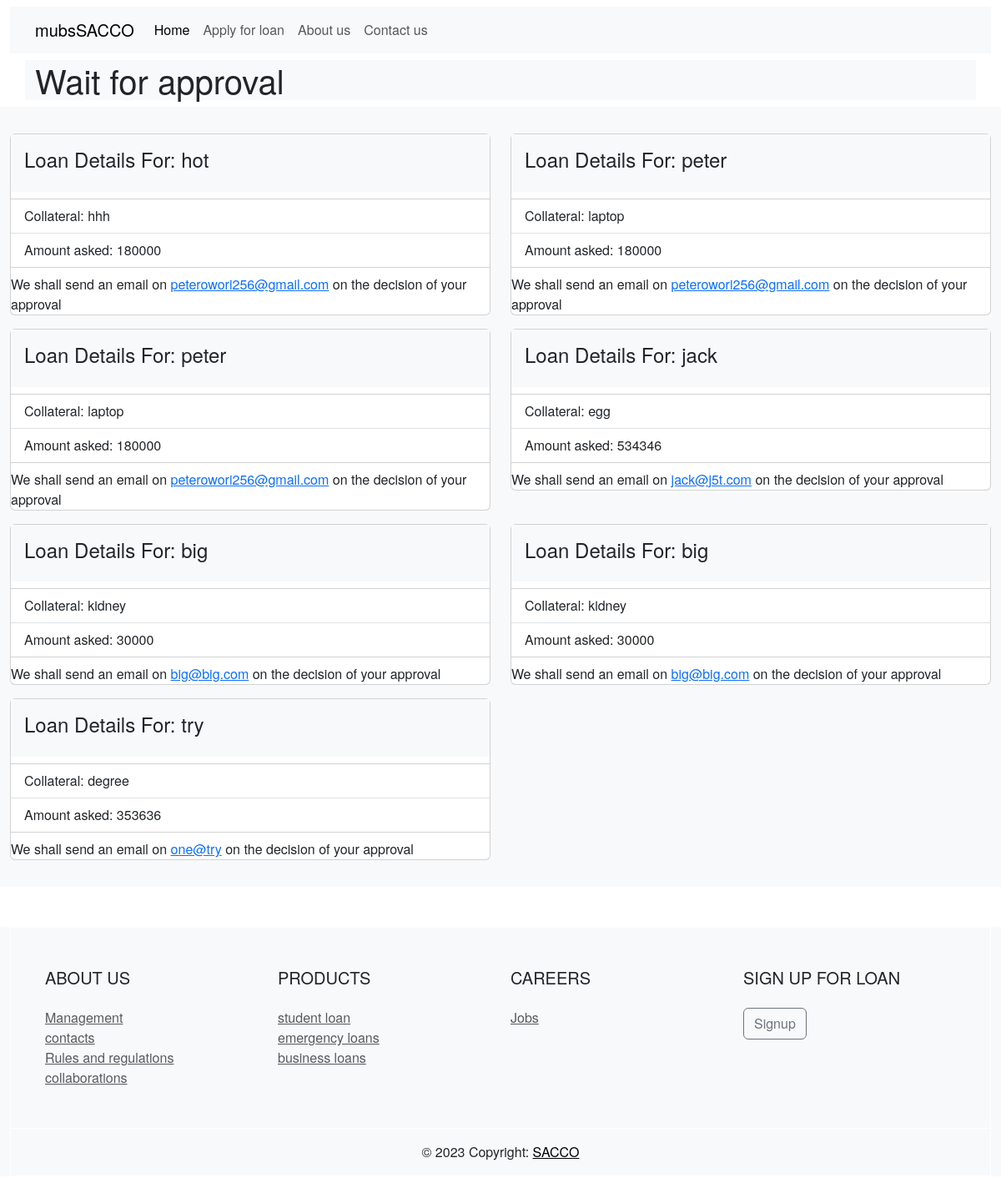
Screenshot of /mubs/approval with the database file from the repository.
### app32/models.py (models this page shows)
class applicant(models.Model):
    name = models.CharField(max_length=255)
    email = models.CharField(max_length=255)
    student_Id = models.CharField(max_length=255)
    security =models.CharField(max_length=255)
    amount =models.IntegerField()

### app32/views.py (the view)
# urls.py: path('approval', views.approval, name='approval'),
def approval(request):
    url = reverse('app32:approval')
    approve = applicant.objects.all().order_by('-id')
    context = {'url': url, 'approve': approve}
    return render(request, 'approval.html',context)

### app32/templates/approval.html
{% extends 'base.html' %}{% load static %} {% block content %}
<div class="container my-2 bg-light">
  <h1>Wait for approval</h1>
</div>
<div class="container-fluid bg-light py-4">
  <div class="col">
    <div class="row">
      {% for item in approve %}
      <div class="col-md-6">
        <div class="card my-2">
          <div class="card-body bg-light">
            <h4 class="card-title">Loan Details For: {{item.name}}</h4>
          </div>
          <ul class="list-group list-group-flush my-2">
            <li class="list-group-item">Collateral: {{item.security}}</li>
            <li class="list-group-item">Amount asked: {{item.amount}}</li>
          </ul>
          <p class="card-text">
            We shall send an email on <a href="#">{{item.email}}</a> on the
            decision of your approval
          </p>
        </div>
      </div>
      {% endfor %}
    </div>
  </div>
</div>
{% endblock content %}

### app32/templates/base.html (shortened to what this page needs)
{% load bootstrap5 %} {% bootstrap_css %}
<html lang="en">
  <head>
  </head>
  <body>
    <div class="container-fluid my-2">
      <nav class="navbar navbar-expand-sm navbar-light bg-light">
        <div class="container">
          <a class="navbar-brand" href="{% url 'app32:home' %}">mubsSACCO</a>
          <div class="collapse navbar-collapse" id="collapsibleNavId">
            <ul class="navbar-nav me-auto mt-2 mt-lg-0">
              <li class="nav-item">
                <a
                  class="nav-link active"
                  href="{% url 'app32:home' %}"
                  aria-current="page"
                  >Home <span class="visually-hidden">(current)</span></a
                >
              </li>
              <li class="nav-item">
                <a class="nav-link" href="{% url 'app32:apply' %}"
                  >Apply for loan</a
                >
              </li>
              <li class="nav-item">
                <a class="nav-link" href="{% url 'app32:about' %}">About us</a>
              </li>
              <li class="nav-item">
                <a class="nav-link" href="{% url 'app32:contact' %}"
                  >Contact us</a
                >
              </li>
            </ul>
          </div>
        </div>
      </nav>
    </div>
    {% block content %} {% endblock content %}
    <div class="container-fluid my-2 bg-light">
      <footer
        class="text-center text-lg-start border border-white mt-xl-5 pt-4">
        <div class="container p-4">
          <div class="row">
            <div class="col-lg-3 col-md-6 mb-4 mb-lg-0">
              <h5 class="text-uppercase mb-4">About us</h5>
              <ul class="list-unstyled mb-4">
                <li>
                  <a href="{% url 'app32:about' %}" class="text-muted"
                    >Management</a
                  >
                </li>
                <li>
                  <a href="{% url 'app32:about' %}" class="text-muted"
                    >contacts</a
                  >
                </li>
                <li>
                  <a href="{% url 'app32:about' %}" class="text-muted"
                    >Rules and regulations</a
                  >
                </li>
                <li>
                  <a href="{% url 'app32:about' %}" class="text-muted"
                    >collaborations</a
                  >
                </li>
              </ul>
            </div>
            <div class="col-lg-3 col-md-6 mb-4 mb-lg-0">
              <h5 class="text-uppercase mb-4">Products</h5>
              <ul class="list-unstyled">
                <li>
                  <a href="{% url 'app32:apply' %}" class="text-muted"
                    >student loan</a
                  >
                </li>
                <li>
                  <a href="{% url 'app32:apply' %}" class="text-muted"
                    >emergency loans</a
                  >
                </li>
                <li>
                  <a href="{% url 'app32:apply' %}" class="text-muted"
                    >business loans</a
                  >
                </li>
              </ul>
            </div>
            <div class="col-lg-3 col-md-6 mb-4 mb-lg-0">
              <h5 class="text-uppercase mb-4">Careers</h5>
              <ul class="list-unstyled">
                <li>
                  <a href="{% url 'app32:contact' %}" class="text-muted"
                    >Jobs</a
                  >
                </li>
              </ul>
            </div>
            <div class="col-lg-3 col-md-6 mb-4 mb-lg-0">
              <h5 class="text-uppercase mb-4">Sign up for loan</h5>
              <a
                href="{% url 'app32:apply' %}"
                class="btn btn-outline-secondary btn-block">
                Signup
              </a>
            </div>
          </div>
        </div>
        <div class="text-center p-3 border-top border-white">
          © 2023 Copyright:
          <a class="text-black" href="https://www.mubsSACCO.com/">SACCO</a>
        </div>
      </footer>
    </div>
  </body>
</html>

### app32/templates/base.html (style rules this page uses)
body { font-family: "Helvetica Neue", Helvetica, Arial, sans-serif; }

### rows the page displays
applicant: name "hot", security "hhh", amount "180000", email "peterowori256@gmail.com"
applicant: name "peter", security "laptop", amount "180000", email "peterowori256@gmail.com"
applicant: name "peter", security "laptop", amount "180000", email "peterowori256@gmail.com"
applicant: name "jack", security "egg", amount "534346", email "jack@j5t.com"
applicant: name "big", security "kidney", amount "30000", email "big@big.com"
applicant: name "big", security "kidney", amount "30000", email "big@big.com"
applicant: name "try", security "degree", amount "353636", email "one@try"
